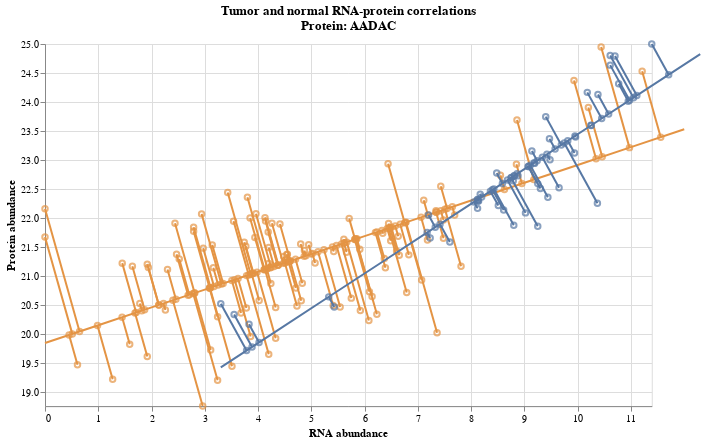

Notebook code cell kept with this figure:
### Markdown cell above
### Plot residuals as a sanity check

### Code cell
def plot_tissue_residuals(resid_df, gene, tissue):
    df = resid_df[(resid_df["Gene"] == gene) & (resid_df["Tissue"] == tissue)]
    
    tran_min = df["Transcriptomics"].min()
    tran_max = df["Transcriptomics"].max()
    tran_rng = tran_max - tran_min
    
    prot_min = df["Proteomics"].min()
    prot_max = df["Proteomics"].max()
    prot_rng = prot_max - prot_min
    
    xs = np.arange(
        tran_min,
        tran_max + 1,
    )
    
    color_hex = "#5778a4" if tissue == "Normal" else "#e49444"
    
    all_m = df["m"].drop_duplicates(keep="first")
    assert all_m.shape[0] == 1
    m = all_m.iloc[0]

    all_b = df["b"].drop_duplicates(keep="first")
    assert all_b.shape[0] == 1
    b = all_b.iloc[0]
    
    reg_line_df = pd.DataFrame({
        "x": xs,
        "y": m * xs + b,
    })
    
    reg_line = alt.Chart(reg_line_df).mark_line(color=color_hex).encode(
        x=alt.X("x",scale=alt.Scale(domain=[tran_min, tran_max])),
        y=alt.Y("y",scale=alt.Scale(domain=[prot_min, prot_max])),
    )
    
    pt_data = []
    for pid in df["Patient_ID"].drop_duplicates(keep="first"):
        
        pt_df = pd.DataFrame({
            "x": [
                df[df["Patient_ID"] == pid]["Transcriptomics"].iloc[0],
                df[df["Patient_ID"] == pid]["intersect_x"].iloc[0],
            ],
            "y": [
                df[df["Patient_ID"] == pid]["Proteomics"].iloc[0],
                df[df["Patient_ID"] == pid]["intersect_y"].iloc[0],
            ],
            "resid": [df[df["Patient_ID"] == pid]["orth_resid"].iloc[0]] * 2,
            "Patient_ID": [df[df["Patient_ID"] == pid]["Patient_ID"].iloc[0]] * 2,
        })
        
        pt_base = alt.Chart(pt_df).encode(
            x=alt.X("x",title="RNA abundance",scale=alt.Scale(domain=[tran_min, tran_max])),
            y=alt.Y("y",title="Protein abundance",scale=alt.Scale(domain=[prot_min, prot_max])),
            tooltip=["Patient_ID", "resid"],
        )
        
        pt_data.append(pt_base.mark_line(color=color_hex))
        pt_data.append(pt_base.mark_point(color=color_hex))
        
    return alt.layer(*([reg_line] + pt_data)), tran_rng, prot_rng
    

def plot_residuals(resid_df, gene):
    tchart, txr, tyr = plot_tissue_residuals(resid_df, gene, "Tumor")
    nchart, nxr, nyr = plot_tissue_residuals(resid_df, gene, "Normal")
    
    rng = max((txr, tyr), (nxr, nyr))
    
    return alt.layer(tchart, nchart).properties(
        width=nxr * 75,
        height=nyr * 75,
    ).resolve_scale(
        x="shared",
        y="shared"
    ).properties(
        title=["Tumor and normal RNA-protein correlations", "Protein: " + gene]
    )

plot_residuals(pd.read_csv("hnscc_residuals.tsv.gz", sep="\t"), "AADAC")
